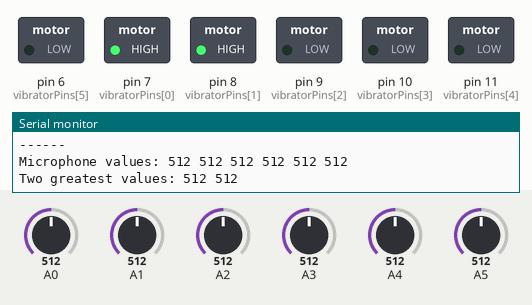
The sketch below on a simulated Arduino Uno, built with avr-gcc and run on an emulated ATmega328P. On the bench: switched loads named in the sketch (green lamp = pin HIGH), the last lines printed to the serial monitor. The inputs (shaded band) are chosen by the test bench; at power-on: A0 = 512, A1 = 512, A2 = 512, A3 = 512, A4 = 512, A5 = 512.

Above: at 1.2 s.
1.3 s: A0 set to 497
At 2.6 s:
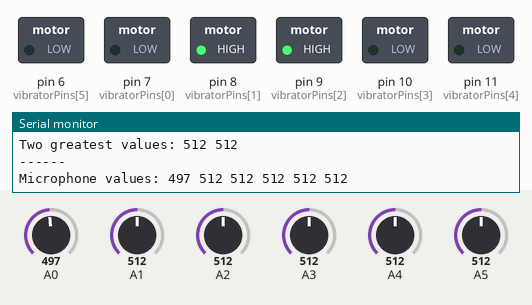
2.9 s: A1 set to 502
At 3.4 s:
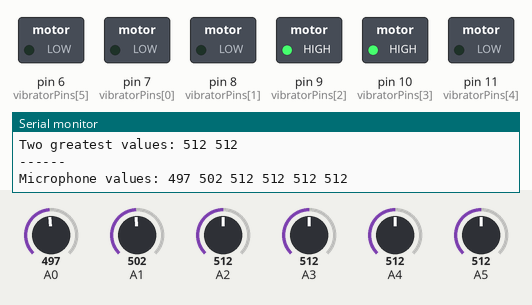
4.4 s: A2 set to 503
At 5.3 s:
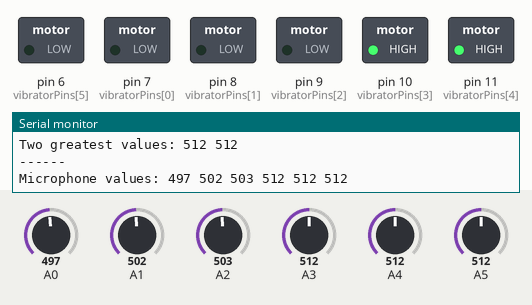
6.0 s: A3 set to 30
At 7.2 s:
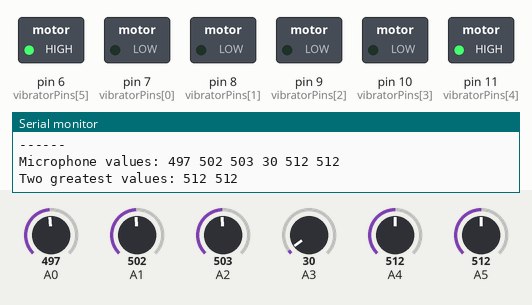
7.5 s: A4 set to 30
At 8.4 s:
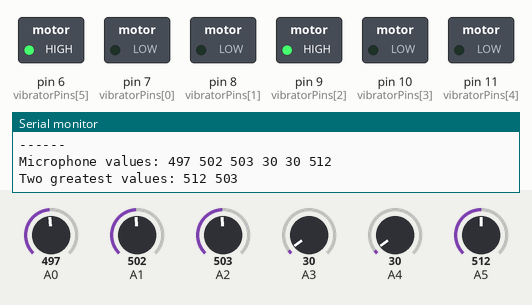
9.0 s: A3 set to 716
At 10.2 s:
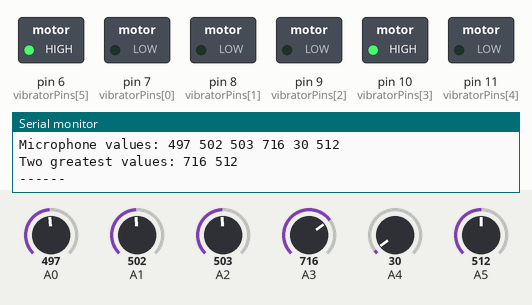
Timing chart, 0 to 11.6 s (numbered marks = the images above; inputs shaded):
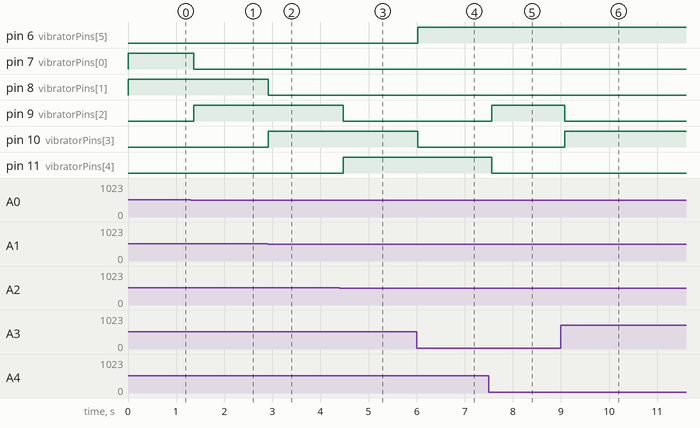

Measured:
- the behaviour switches between 512 and 511 on A0 (found by bisection; images 0 and 1)
- the behaviour switches between 512 and 511 on A1 (found by bisection; images 1 and 2)
- the behaviour switches between 512 and 511 on A2 (found by bisection; images 2 and 3)
- after the input at 1.3 s, pin 7 (vibratorPins[0]): HIGH → LOW after 0.07 s; pin 9 (vibratorPins[2]): LOW → HIGH after 0.07 s
- after the input at 2.9 s, pin 8 (vibratorPins[1]): HIGH → LOW at once; pin 10 (vibratorPins[3]): LOW → HIGH at once
- after the input at 4.4 s, pin 9 (vibratorPins[2]): HIGH → LOW after 0.07 s; pin 11 (vibratorPins[4]): LOW → HIGH after 0.07 s
- after the input at 6.0 s, pin 6 (vibratorPins[5]): LOW → HIGH at once; pin 10 (vibratorPins[3]): HIGH → LOW at once
- after the input at 7.5 s, pin 9 (vibratorPins[2]): LOW → HIGH after 0.06 s; pin 11 (vibratorPins[4]): HIGH → LOW after 0.06 s
- after the input at 9.0 s, pin 9 (vibratorPins[2]): HIGH → LOW after 0.08 s; pin 10 (vibratorPins[3]): LOW → HIGH after 0.08 s

The sketch:

helmet_code.ino
```cpp
const int numMicrophones = 6;
const int microphonePins[numMicrophones] = {0,1,2,3,4,5};
const int vibratorPins[numMicrophones] = {7,8,9,10,11,6};

int microphoneValues[numMicrophones];

void setup() {
  Serial.begin(9600);

  for (int i = 0; i < numMicrophones; i++) {
    pinMode(vibratorPins[i], OUTPUT);
  }
}

void loop() {
  for (int i = 0; i < numMicrophones; i++) {
    microphoneValues[i] = analogRead(microphonePins[i]);
  }

  int greatestValue = 0;
  int secondGreatestValue = 0;
  int greatestIndex = -1;
  int secondGreatestIndex = -1;

  for (int i = 0; i < numMicrophones; i++) {
    if (microphoneValues[i] > greatestValue) {
      secondGreatestValue = greatestValue;
      secondGreatestIndex = greatestIndex;
      greatestValue = microphoneValues[i];
      greatestIndex = i;
    } else if (microphoneValues[i] > secondGreatestValue) {
      secondGreatestValue = microphoneValues[i];
      secondGreatestIndex = i;
    }
  }

  for (int i = 0; i < numMicrophones; i++) {
    if (i == greatestIndex || i == secondGreatestIndex) {
      digitalWrite(vibratorPins[i], HIGH);
    } else {
      digitalWrite(vibratorPins[i], LOW);
    }
  }

  Serial.print("Microphone values: ");
  for (int i = 0; i < numMicrophones; i++) {
    Serial.print(microphoneValues[i]);
    Serial.print(" ");
  }
  Serial.println();

  Serial.print("Two greatest values: ");
  Serial.print(greatestValue);
  Serial.print(" ");
  Serial.println(secondGreatestValue);

  Serial.println("------");

  delay(50);
}
```
